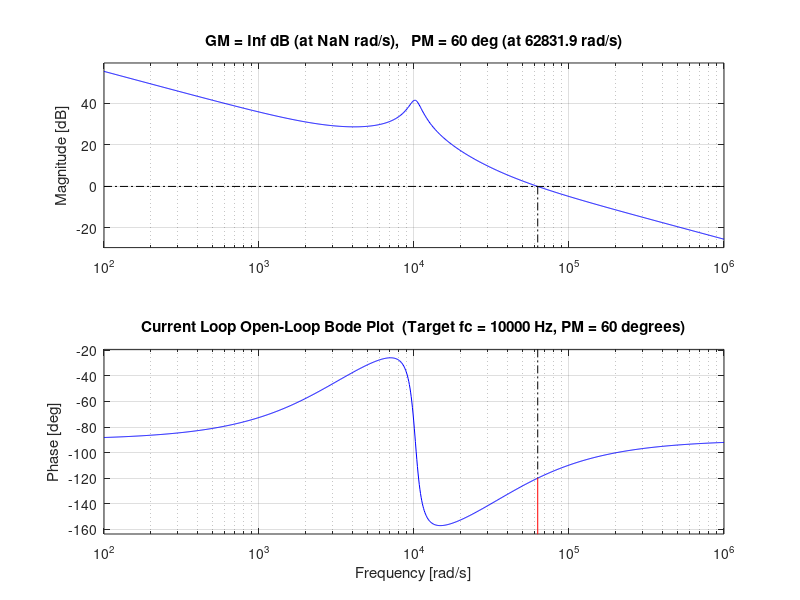
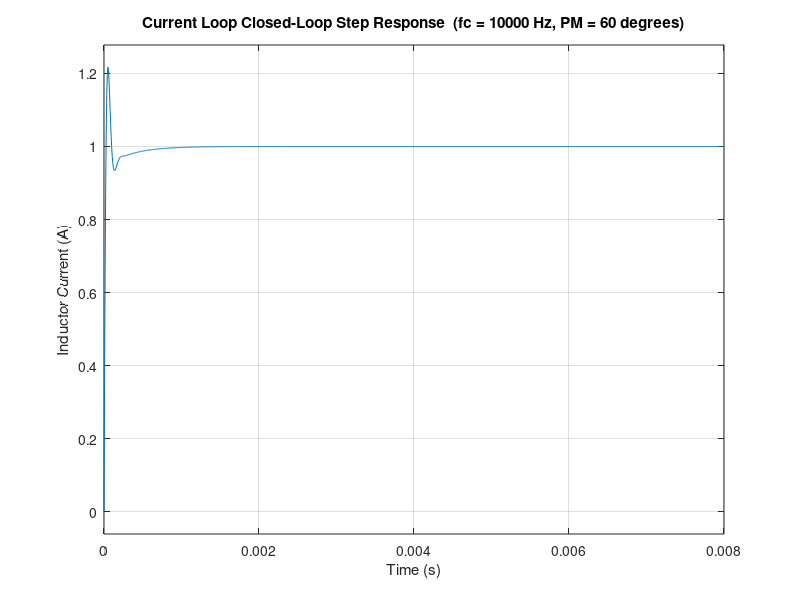

These charts were generated, in order, by the following MATLAB code: (Note: this script raises an error after producing the figures.)
%% Boost Converter Current Loop PI Controller Design
%
% Method: At target crossover frequency fc, satisfy open-loop conditions:
%   Magnitude: |Gpi(jwc)| * |Gid(jwc)| * Hi = 1
%   Phase: angle Gpi(jwc) + angle Gid(jwc) = -180 degrees + PM
%
% Plant (duty cycle to inductor current):
%   Gid(s) = [2Vo / (R(1-D)^2)] * (1 + s*RC/2)
%            / [1 + s*L/(R(1-D)^2) + s^2*LC/(1-D)^2]
%
% PI controller: Gpi(s) = Kp + Ki/s

clear; clc; close all;

%% =========================================================
%  1. Parameter Setup
% =========================================================

% --- Circuit Parameters ---
Vin = 12;           % Input voltage (V)
Vo  = 24;           % Steady-state output voltage (V)
L   = 24e-6;        % Inductance (H)
C   = 100e-6;       % Output capacitance (F)
R   = 6;            % Full-load resistance (ohm)  ->  P = Vo^2/R = 96 W
fsw = 100e3;        % Switching frequency (Hz)
Hi  = 1;          % Current sensor gain (V/A), e.g., 0.1 ohm sense resistor

% --- Controller Design Specifications ---
fc    = fsw / 10;   % Target crossover frequency (Hz), set to fsw/10
phi_m = 60;         % Target phase margin (degrees)

%% =========================================================
%  2. Core Calculations
% =========================================================

% 1. Steady-state duty cycle
D = 1 - Vin / Vo;

% 2. Target crossover angular frequency
wc = 2 * pi * fc;

% 3. Calculate Gid(j*wc) at s = j*wc term by term
%    Numerator: 1 + j*wc * RC/2
num_real =  1;
num_imag =  wc * R * C / 2;

%    Denominator: (1 - wc^2 * LC/(1-D)^2) + j * wc * L/(R*(1-D)^2)
den_real =  1 - wc^2 * L * C / (1 - D)^2;
den_imag =  wc * L / (R * (1 - D)^2);

Gid_DC  = 2 * Vo / (R * (1 - D)^2);            % DC gain coefficient
Gid_jwc = Gid_DC * complex(num_real, num_imag) ...
                 / complex(den_real, den_imag);

Gid_mag     = abs(Gid_jwc);                     % |Gid(jwc)|
theta_plant = angle(Gid_jwc) * (180 / pi);      % angle Gid(jwc), unit: degrees

% 4. Phase compensation required by PI controller
phi_req = -180 + phi_m - theta_plant;            % unit: degrees

% 5. PI controller parameters
phi_req_rad = phi_req * pi / 180;

Kp = cos(phi_req_rad) / (Gid_mag * Hi);
Ki = Kp * wc * tan(-phi_req_rad);

%% =========================================================
%  3. Results Output
% =========================================================

fprintf('============ Intermediate Variables ============\n');
fprintf('Steady-state duty cycle    D        = %.4f\n',  D);
fprintf('Crossover angular frequency wc       = %.2f rad/s\n', wc);
fprintf('Plant magnitude            |Gid|    = %.4f\n',  Gid_mag);
fprintf('Plant phase                theta_plant = %.2f degrees\n', theta_plant);
fprintf('PI phase compensation      phi_req    = %.2f degrees\n', phi_req);

fprintf('\n============ PI Controller Parameters ============\n');
fprintf('Kp = %.6g\n', Kp);
fprintf('Ki = %.6g\n', Ki);
fprintf('Controller zero frequency  fz = Ki/(2*pi*Kp) = %.1f Hz\n', Ki / (2 * pi * Kp));

%% =========================================================
%  4. Bode Plot Verification
% =========================================================

s = tf('s');

% Plant transfer function
Gid = Gid_DC * (1 + s * R * C / 2) ...
    / (1 + s * L / (R * (1-D)^2) + s^2 * L * C / (1-D)^2);

% PI controller
Gpi = Kp + Ki / s;

% Open-loop transfer function
T_open = Gpi * Gid * Hi;

figure('Name', 'Current Loop Open-Loop Bode Plot', 'NumberTitle', 'off');
margin(T_open);
grid on;
title(sprintf('Current Loop Open-Loop Bode Plot  (Target fc = %.0f Hz, PM = %.0f degrees)', fc, phi_m));

% Extract actual crossover frequency and phase margin
[Gm_lin, Pm_act, ~, Wpm_act] = margin(T_open);

fprintf('\n============ Open-Loop Verification ============\n');
fprintf('Actual crossover frequency  fc_actual = %.1f Hz\n',  Wpm_act / (2*pi));
fprintf('Actual phase margin         PM        = %.1f degrees\n',   Pm_act);
fprintf('Gain margin                 GM        = %.2f dB\n',  20*log10(Gm_lin));

%% =========================================================
%  5. Closed-Loop Step Response
% =========================================================

% Closed-loop transfer function (from reference to inductor current)
T_closed = T_open / (1 + T_open);

% Step response
figure('Name', 'Current Loop Closed-Loop Step Response', 'NumberTitle', 'off');
step(T_closed);
grid on;
title(sprintf('Current Loop Closed-Loop Step Response  (fc = %.0f Hz, PM = %.0f degrees)', fc, phi_m));
xlabel('Time (s)');
ylabel('Inductor Current (A)');

% Extract step response characteristics
info = stepinfo(T_closed);
fprintf('\n============ Closed-Loop Step Response ============\n');
fprintf('Settling time (2%%)          ts        = %.2e s\n', info.SettlingTime);
fprintf('Rise time                   tr        = %.2e s\n', info.RiseTime);
fprintf('Overshoot                   OS        = %.2f %%\n', info.Overshoot);
fprintf('Peak value                  peak      = %.4f A\n', info.Peak);
